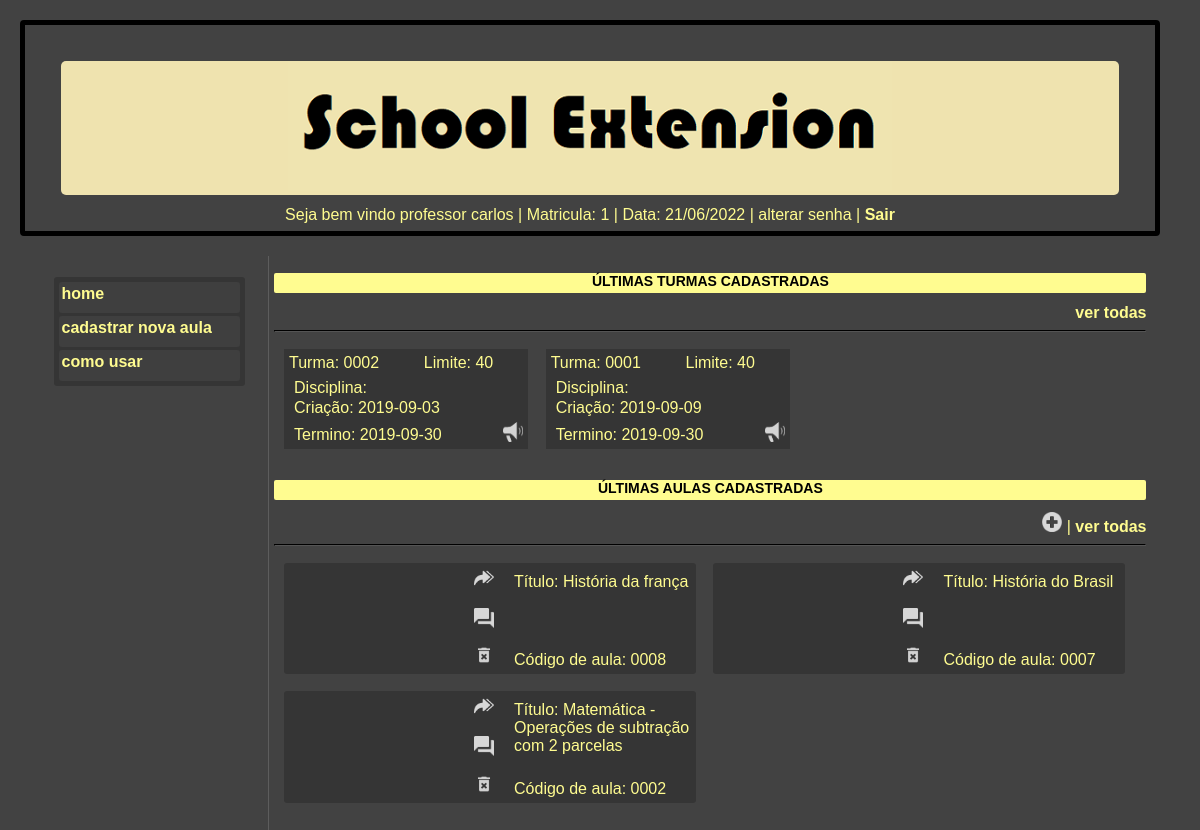
Screenshot of /professor.php (signed in) with the database file from the repository.
### tables this page shows
CREATE TABLE `users` (
  `id` int(10) NOT NULL,
  `user` varchar(200) NOT NULL,
  `password` varchar(200) NOT NULL,
  `nick` varchar(200) NOT NULL,
  `tipo` varchar(100) NOT NULL,
  `status` int(4) NOT NULL
);

CREATE TABLE `turma` (
  `id` int(11) NOT NULL,
  `lim_alunos` int(11) NOT NULL,
  `dt_criacao` date NOT NULL,
  `dt_termino` date NOT NULL,
  `id_professor` int(11) NOT NULL
);

CREATE TABLE `aulas` (
  `id` int(4) NOT NULL,
  `titulo` varchar(50) NOT NULL,
  `resumo` varchar(10000) NOT NULL,
  `link` varchar(1000) NOT NULL,
  `pergunta` varchar(1000) NOT NULL,
  `resposta` varchar(10000) NOT NULL,
  `id_user` varchar(10) NOT NULL,
  `id_turma` int(10) NOT NULL
);

### database.php (called while the page is built, shortened)
<?php
function DBRead($table, $params = null, $fields = '*'){
	$params = ($params) ? " {$params}": null;
	$query  = "SELECT {$fields} FROM {$table}{$params}";
	$result = DBExecute($query);
	if(!mysqli_num_rows($result))
		return false;
	else {
		while ($res = mysqli_fetch_assoc($result)) {
			$data [] = $res;
		};
		return $data;
	}
}
function DBExecute($query, $insertID = false){
	$link   = DBConnect();
	$result = @mysqli_query($link, $query) or die(mysqli_error($link));
	return $result;
}
?>

### professor.php (the view, shortened to what this page needs)
<!DOCTYPE html>
<html lang="pt-br">
<head><meta http-equiv="Content-Type" content="text/html; charset=utf-8">
<link href="css/estilospca.css" rel="stylesheet" type="text/css"/>
<link href="css/estilos.css" rel="stylesheet" type="text/css"/>
</head>
<body>
<?php
require_once("database.php");
$user = $_SESSION['user'];
$sw   = $_SESSION['sw'];
$acesso = DBRead('users', "WHERE user='$user' AND password='$sw'");
if ($acesso == true){
	foreach ($acesso as $dt){
			$id_user = $dt['id'];
			$nick    = $dt['nick'];
			$tipo    = $dt['tipo'];
		}
}
else{
	header("Refresh: 0;url=index.php");
	echo "<script>alert('Usuário ou senha inválidos')</script>";
}
?>
<?php
if($tipo == 'professor'){
?>
	            <?php
	            $bsc_turma = DBRead('turma', "WHERE id_professor='$id_user'");
	            ?>
<header id='logo'>
	<div class="bg"><img src="imagens/logo.png"></div>
	<div class="inf_login">
		Seja bem vindo <?php echo $tipo;?> <?php echo $nick;?> | Matricula:  <?php echo $id_user;?>
		| Data: <?php print (date('d/m/Y')); ?> |
		alterar senha |
		<a href='index.php' onclick="session_destroy()">Sair</a>
	</div>
</header>
<div class="conteiner">
<article class='painel_esq_desk'>
	<ul>
		<li><a href='professor.php'>home</a></li>
		<li><a onclick="showMask('mask');">cadastrar nova aula</a></li>
		<li><a href="manuais.html">como usar</a></li>
	</ul>
</article>
<article class='painel_dir_desk' id="painel_turmas" style="display: block;">
	<h1>ÚLTIMAS TURMAS CADASTRADAS</h1>
	<a href="desktop.php?painel=turmas">ver todas</a>
	<hr>
		<?php
			$bsc_turmas = DBRead('turma', "WHERE id_professor='$id_user' ORDER BY id DESC LIMIT 3 ");
				if ($bsc_turmas != null){
					foreach ($bsc_turmas as $dt){
						$id_turma      = $dt['id'];
						$disc          = $dt['disciplina'];
						$limite        = $dt['lim_alunos'];
						$dt_criacao    = $dt['dt_criacao'];
						$dt_termino    = $dt['dt_termino'];
						print "<div class='linha_turma'>";
						print "<div class='turma'>Turma: ".str_pad($id_turma, 4, 0, STR_PAD_LEFT)."</div>";
						print "<div class='disc'>Disciplina: ".$disc."</div>";
						print "<div class='lim'>Limite: ".$limite."</div>";
						print "<div class='icone_mural'><img src='img/mural.png' width='20' height='20'  alt='icone mural' title='Enviar mensagem no mural da turma'></div>";
						print "<div class='dt_criacao'>Criação: ".$dt_criacao."</div>";
						print "<div class='dt_termino'>Termino: ".$dt_termino."</div>";
						print "</div>";
					}
				}
				else{
					print('Você não possui turmas cadastradas.');
				}
		?>
</article>
<article class='painel_dir_desk' id="painel_aulas" style="display: block;">
	<h1>ÚLTIMAS AULAS CADASTRADAS</h1>
	<a onclick="showMask('mask');"><img src='img/add.png' width='20' height='20'  alt='icone adicionar aula' title='Cadastrar nova aula'></a> |
	<a href="desktop.php?painel=aulas">ver todas</a>
	<hr>
	<?php
		$bsc_aula = DBRead('aulas', "WHERE id_user='$id_user' ORDER BY id DESC LIMIT 3");
			if ($bsc_aula != null){
				foreach ($bsc_aula as $au){
					$cod_aula = $au['id'];
					$titulo   = $au['titulo'];
					$link     = $au['link'];
		$corrige_link = str_replace('watch?v=',  'embed/', $link );
					print "<div class='linha_aula'>";
					print "<div class='link_prof'><iframe width='180' height='101.25' src='".$corrige_link."' frameborder='0' allow='accelerometer; autoplay; encrypted-media; gyroscope; picture-in-picture' allowfullscreen></iframe></div>";
					print "<div class='p_c_aulas'>Código de aula: ".str_pad($cod_aula, 4, 0, STR_PAD_LEFT)."</div>";
					print "<div class='p_t_aulas'>Título: ".$titulo."</div>";
					print "<div class='p_r_aulas'><a href='desktop.php?painel=confere&pergunta=".$cod_aula."'><img src='img/respostas.png' width='20' height='20' alt='icone respostas' title='Ver respostas dos alunos'></a></div>";
					print "<div class='p_e_aulas'><img src='img/excluir.png' width='20' height='20' onclick='Delete(1, $cod_aula);' alt='icone excluir' title='Excluir aula'></div>";
					print "<div class='p_d_aulas'><a href='desktop.php?painel=disponibiliza&cod_aula=".$cod_aula."'><img src='img/antena.png' width='20' height='20'  alt='icone transmitir' title='Liberar aula para as turmas'></a></div>";
					print "</div>";
			}
		}
		else{
			print('Você não possui aulas cadastradas.');
		}
	?>
	<p>&nbsp</p>
</article>
<?php
}
?>
</div>
</body>
</html>

### css/estilospca.css (style rules this page uses)
body { left: 0px; top: 0px; margin: 0px; font-family: Arial; background-color: #424242; color: #FFFC90; }
p { color: #FFFC90; text-align: justify; }
a { color: #FFFC90; text-decoration: none; font-weight: bold; }
hr { border-color: black; }
#logo { width: 95vw; border: 5px solid black; border-radius: 4px; padding: 25px; margin: 20px; box-sizing: border-box; text-align: center; }
.bg { width: 98%; background-color: #EFE3AF; border-radius: 5px; margin: 1%; box-sizing: border-box; }

### css/estilos.css (style rules this page uses)
.conteiner { position: absolute; margin-left: 4%; width: 92%; box-sizing: border-box; }
.inf_login { position: relative; float: right; text-align: center; width: 100%; }
article { position: relative; margin-top: 1px; width: 100%; margin-left: 0px; }
h1 { font-size: 14px; background-color: #FFFC90; color: black; height: 20px; text-align: center; border-radius: 2px; }
.painel_esq_desk { position: relative; float: left; width: 20%; height: 100vh; margin: 0%; padding: 0.5%; border-right: solid 1px rgba(120,120,120,0.5); box-sizing: border-box; }
.painel_dir_desk { position: relative; float: left; right: 0px; width: 80%; height: auto; min-height: 150px; margin: 0%; padding: 0.5%; text-align: right; box-sizing: border-box; }
ul { background-color: rgba(0,0,0,0.2); width: 90%; padding: 2px; border-radius: 3px; }
li { list-style: none; margin: 3px; height: 25px; padding: 3px; border-radius: 3px; background-color: rgba(66,66,66,0.8); }
iframe { border-radius: 5px; }
.linha_turma { position: relative; justify-content: flex-start; display: flex; background-color: rgba(0,0,0,0.2); margin: 1%; left: 1px; float: left; width: 28%; height: 100px; }
.turma { position: absolute; top: 5px; left: 5px; text-align: left; width: 50%; }
.disc { position: absolute; top: 30px; left: 10px; text-align: left; }
.lim { position: absolute; text-align: right; top: 5px; right: 35px; }
.icone_mural { position: absolute; text-align: right; bottom: 3px; right: 5px; }
.dt_criacao { position: absolute; top: 50px; left: 10px; }
.dt_termino { position: absolute; bottom: 5px; left: 10px; }
.linha_aula { position: relative; justify-content: flex-start; display: flex; background-color: rgba(0,0,0,0.2); margin: 1%; padding: 1px; left: 1px; float: left; width: 410px; border-radius: 3px; }
.link_prof { padding: 2px; }
.p_t_aulas { position: absolute; top: 10px; left: 230px; text-align: left; width: 45%; overflow: ellipsis; }
.p_c_aulas { position: absolute; bottom: 5px; left: 230px; text-align: left; }
.p_d_aulas { position: absolute; top: 5px; left: 190px; }
.p_r_aulas { position: absolute; top: 45px; left: 190px; }
.p_e_aulas { position: absolute; bottom: 5px; left: 190px; }

### rows the page displays
users: tipo "professor", nick "carlos", id "1"
turma: id "0002", lim_alunos "40", dt_criacao "2019-09-03", dt_termino "2019-09-30"
turma: id "0001", lim_alunos "40", dt_criacao "2019-09-09", dt_termino "2019-09-30"
aulas: id "0008", titulo "História da frança"
aulas: id "0007", titulo "História do Brasil"
aulas: id "0002", titulo "Matemática - Operações de subtração com 2 parcelas"
